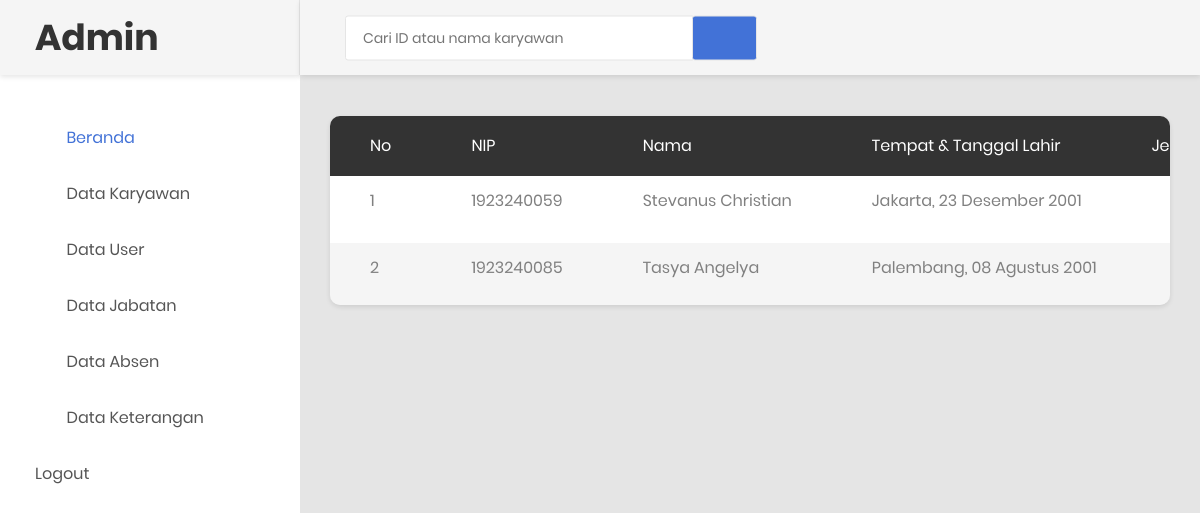
The app's page /prospenkar.php (signed in), older data.
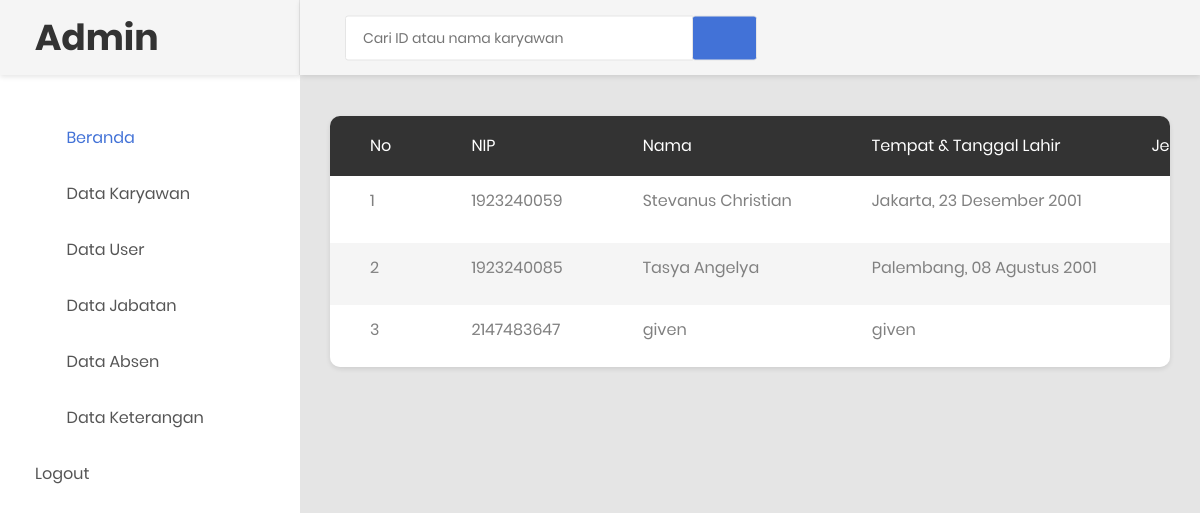
The same page, newer data.
### tables this page shows
CREATE TABLE `tb_karyawan` (
  `id_karyawan` int(11) NOT NULL,
  `username` varchar(50) NOT NULL,
  `password` varchar(50) NOT NULL,
  `nama` varchar(255) NOT NULL,
  `tmp_tgl_lahir` varchar(255) NOT NULL,
  `jenkel` varchar(255) NOT NULL,
  `agama` varchar(255) NOT NULL,
  `alamat` text NOT NULL,
  `no_tel` varchar(18) NOT NULL,
  `jabatan` varchar(255) NOT NULL,
  `foto` varchar(50) NOT NULL
);

### prospenkar.php (the view, shortened to what the changed rows need)
<?php
require_once("koneksi.php");
 ?>
<!DOCTYPE html>
<html lang="en">
<head>
     <link rel="stylesheet" href="https://maxcdn.bootstrapcdn.com/bootstrap/4.5.2/css/bootstrap.min.css">
    <link rel="stylesheet" type="text/css" href="css/bootstrap.css" media="all">
    <link href="css/font-face.css" rel="stylesheet" media="all">
    <link href="vendor/font-awesome-4.7/css/font-awesome.min.css" rel="stylesheet" media="all">
    <link href="vendor/font-awesome-5/css/fontawesome-all.min.css" rel="stylesheet" media="all">
    <link href="vendor/mdi-font/css/material-design-iconic-font.min.css" rel="stylesheet" media="all">
    <link href="vendor/bootstrap-4.1/bootstrap.min.css" rel="stylesheet" media="all">
    <link href="vendor/animsition/animsition.min.css" rel="stylesheet" media="all">
    <link href="vendor/bootstrap-progressbar/bootstrap-progressbar-3.3.4.min.css" rel="stylesheet" media="all">
    <link href="vendor/wow/animate.css" rel="stylesheet" media="all">
    <link href="vendor/css-hamburgers/hamburgers.min.css" rel="stylesheet" media="all">
    <link href="vendor/slick/slick.css" rel="stylesheet" media="all">
    <link href="vendor/select2/select2.min.css" rel="stylesheet" media="all">
    <link href="vendor/perfect-scrollbar/perfect-scrollbar.css" rel="stylesheet" media="all">
    <link href="css/theme.css" rel="stylesheet" media="all">
</head>
<body class="animsition">
    <div class="page-wrapper">
        <aside class="menu-sidebar d-none d-lg-block">
            <div class="logo">
                <a href="#">
                    <h1>Admin</h1>
                </a>
            </div>
        </aside>
        <div class="page-container">
            <div class="main-content">
                <div class="section__content section__content--p30">
                    <div class="container-fluid">
                        <div class="row">
                                <div class="table-responsive table--no-card m-b-30">
                                    <table class="table table-borderless table-striped table-earning">
                                        <thead>
                                            <tr>
                                                <th>No</th>
                                                <th>NIP</th>
                                                <th>Nama</th>
                                                <th>Tempat & Tanggal lahir</th>
                                                <th class="text-right">Jenis Kelamin</th>
                                            </tr>
                                        </thead>
                                        <tbody>
                                            <?php
                                            $cari = $_POST['cari'];
                                            $sql = "SELECT * FROM tb_karyawan WHERE id_karyawan LIKE '%$cari%' OR nama LIKE '%$cari%'";
                                            $query = mysqli_query($koneksi, $sql);
                                            $no = 1;
                                            while ($row = mysqli_fetch_array($query)) {
                                             ?>
                                            <tr>
                                                <td><?php echo $no ?></td>
                                                <td><?php echo $row['id_karyawan']; ?></td>
                                                <td><?php echo $row['nama']; ?></td>
                                                <td><?php echo $row['tmp_tgl_lahir']; ?></td>
                                                <td><?php echo $row['jenkel']; ?></td>
                                            </tr>
                                           <?php
                                           $no++;
                                       }
                                            ?>
                                        </tbody>
                                    </table>
                                </div>
                            </div>
                </div>
            </div>
        </div>
    </div>
</body>
</html>

Row changes from the older to the newer data that the page shows:
added tb_karyawan: id_karyawan "2147483647", nama "given", tmp_tgl_lahir "given"
